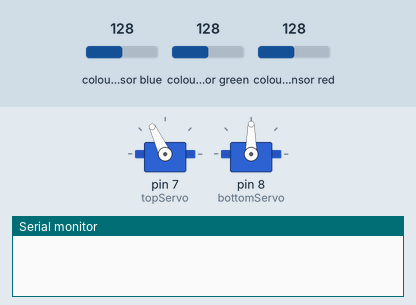
This sketch was run on a simulated Arduino Uno, built with avr-gcc and run on an emulated ATmega328P. Parts: 2 × servo, the last lines printed to the serial monitor. Wiring (inferred from the names in the program): TCS3200 colour sensor: output pin 6; S2 pin 4; S3 pin 5; S0 pin 2; S1 pin 3. Inputs (shaded band) come from the test bench; at power-on: colour sensor blue 128, colour sensor green 128, colour sensor red 128.

Above: at 0.05 s.
At 1.05 s:
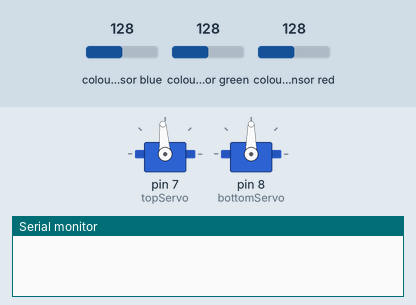
At 2.9 s:
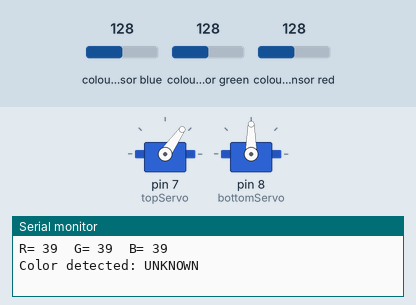
At 3.3 s:
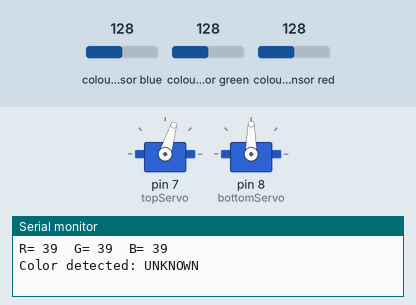
Timing chart, 0 to 7.6 s (numbered marks = the images above):
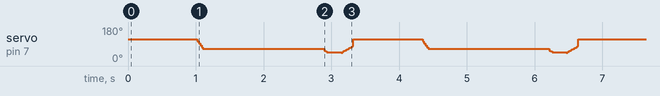

The sketch:

color_shorting_Machine.ino
```cpp
#include <Servo.h>
#define S0 2
#define S1 3
#define S2 4
#define S3 5
#define sensorOut 6
Servo topServo;
Servo bottomServo;

int frequency = 0;
int color=0;
int unknownCount = 0;

void setup() {
  pinMode(S0, OUTPUT);      //initializing the pins of the arduino with the sensor
  pinMode(S1, OUTPUT);
  pinMode(S2, OUTPUT);
  pinMode(S3, OUTPUT);
  pinMode(sensorOut, INPUT);

  // Setting  the frequency-scaling to 20%
  digitalWrite(S0, HIGH);
  digitalWrite(S1, LOW);
  topServo.attach(7);
  bottomServo.attach(8);
  Serial.begin(9600);
}
void loop() {
  topServo.write(115);
  delay(1000);

  for(int i = 115; i > 65; i--) {
    topServo.write(i);
    delay(2);
  }
  delay(1000);

  color = readColor();
  delay(100);
  switch (color) {
  case 1:
    Serial.println("Color detected: RED");
    bottomServo.write(105);
    unknownCount = 0;
    break;

  case 2:
    Serial.println("Color detected: BLUE");
    bottomServo.write(170);
    unknownCount = 0;
    break;

  default:
    Serial.println("Color detected: UNKNOWN");
    unknownCount++;
    break;
}


if (unknownCount >= 3) {
  Serial.println("STOP: 3 UNKNOWN DETECTED!!!!!!!!!!!   NO CANDY  LEFT!!!!!!!!");
  topServo.write(90);   // neutral position in the case of no candy recognised
  while (1);
}

  delay(500);

  for(int i = 55; i > 45; i--) {
    topServo.write(i);
    delay(5);
  }
  delay(200);

  for(int i = 45; i < 80; i++) {
    topServo.write(i);
    delay(5);
  }
  color=0;
}

// Custom Function  for reading the colors using the sensor
int readColor() {
  // Setting red filtered photodiodes to be read
  digitalWrite(S2, LOW);
  digitalWrite(S3, LOW);
  // Reading the output frequency
  frequency = pulseIn(sensorOut, LOW);
  int R = frequency;
  // Printing the value on the serial monitor
  Serial.print("R= ");//printing R
  Serial.print(frequency);//printing RED color frequency
  Serial.print("  ");
  delay(50);

  // Setting Green filtered photodiodes to be read
  digitalWrite(S2, HIGH);
  digitalWrite(S3, HIGH);
  // Reading the output frequency
  frequency = pulseIn(sensorOut, LOW);
  int G = frequency;
  // Printing the value on the serial monitor
  Serial.print("G= ");//printing G
  Serial.print(frequency);//printing RED color frequency
  Serial.print("  ");
  delay(70);

  // Setting Blue filtered photodiodes to be read
  digitalWrite(S2, LOW);
  digitalWrite(S3, HIGH);

  // Reading the output frequency
  frequency = pulseIn(sensorOut, LOW);
  int B = frequency;
  // Printing the value on the serial monitor
  Serial.print("B= ");//printing B
  Serial.print(frequency);//printing RED color frequency
  Serial.println("  ");
  delay(70);

if (R >= 70 && R <= 100 && G >= 140 && G <= 165 && B >= 115 && B <= 150) {
  color = 1; // RED
}
else if (R >= 115 && R <= 150 && G >= 105 && G <= 135 && B >= 60  && B <= 95) {
  color = 2; // BLUE
}
return color;
}
```
